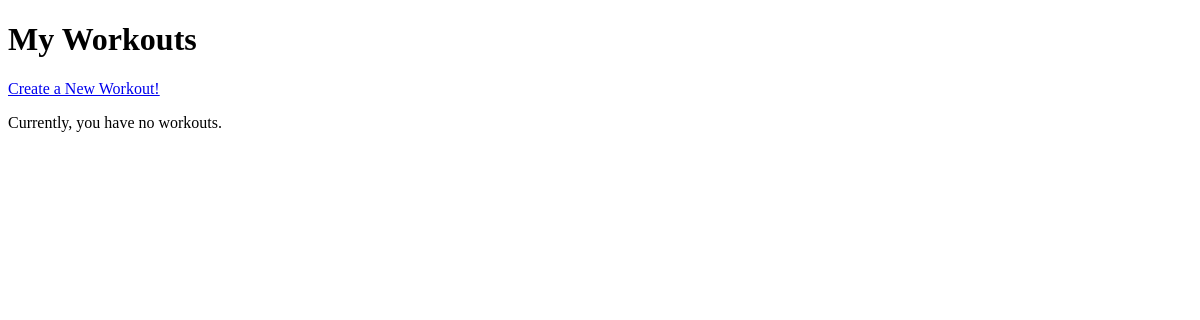
Before: /tracker/workouts/ (signed in) with the older database file.
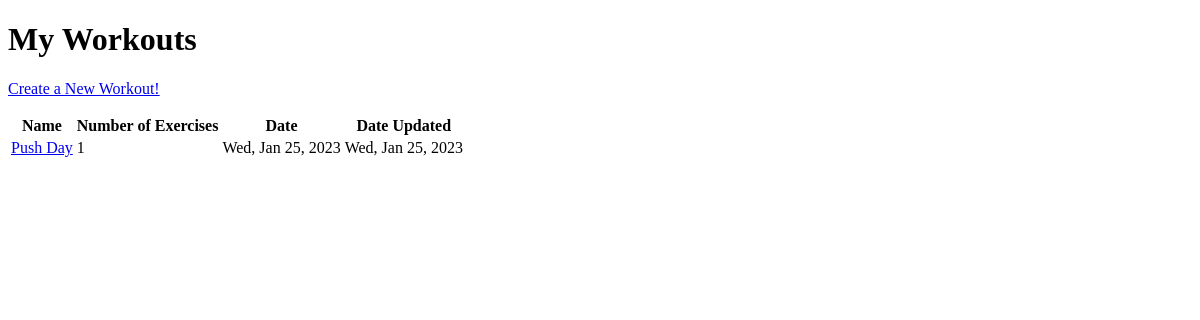
After: the same page with the newer database file.
### tracker/models.py (models this page shows, shortened)
class Workout(models.Model):
    name = models.CharField(max_length=100)
    description = models.TextField(default=None)
    created_on = models.DateTimeField(auto_now_add=True)
    updated_on = models.DateTimeField(auto_now=True)
    user = models.ForeignKey(
        settings.AUTH_USER_MODEL,
        related_name="workouts",
        on_delete=models.CASCADE,
        null=True
    )

### exercises/models.py (models this page shows, shortened)
class Exercise(models.Model):
    created_on = models.DateTimeField(auto_now_add=True)
    name = models.CharField(max_length=150)
    goal = models.CharField(max_length=200)
    sets = models.PositiveSmallIntegerField(default=0)
    reps = models.PositiveSmallIntegerField(default=0)
    weight = models.PositiveSmallIntegerField(default=0)
    met_goal = models.BooleanField(default=False)
    updated_on = models.DateTimeField(auto_now=True)
    workout = models.ForeignKey(
        "tracker.Workout",
        related_name="exercises",
        on_delete=models.CASCADE,
        null=True,
    )
    user = models.ForeignKey(
        settings.AUTH_USER_MODEL,
        related_name="exercises",
        on_delete=models.CASCADE,
    )

### tracker/views.py (the view)
# urls.py: path("workouts/", list_workouts, name="list_workouts"),
@login_required
def list_workouts(request):
    workouts = Workout.objects.filter(user=request.user)
    context = {
        "workouts": workouts,
    }
    return render(request, "tracker/list_workouts.html", context)

### tracker/templates/tracker/list_workouts.html (shortened to what this page needs)
{% extends 'base.html' %}
{% block content %}
    <div>
        <h1>My Workouts</h1>
        <p>
            <a href="{% url 'create_workout' %}">Create a New Workout!</a>
        </p>
        {% if workouts|length == 0 %}
            <p>Currently, you have no workouts.</p>
        {% else %}
            <table>
                <thead>
                    <tr>
                        <th>Name</th>
                        <th>Number of Exercises</th>
                        <th>Date</th>
                        <th>Date Updated</th>
                    </tr>
                </thead>
                <tbody>
                    {% for workout in workouts %}
                        <tr>
                            <td><a href="{% url 'show_my_workout' workout.id %}">{{ workout.name }}</a></td>
                            <td>{{ workout.exercises.all|length }}</td>
                            <td>{{ workout.created_on|date:"D, M j, Y" }}</td>
                            <td>{{ workout.updated_on|date:"D, M j, Y" }}</td>
                        </tr>
                    {% endfor %}
                </tbody>
            </table>
        {% endif %}
    </div>
{% endblock content %}

Changed rows visible on the page:
added Workout: name "Push Day", exercises.all|length "1", created_on "Wed, Jan 25, 2023", updated_on "Wed, Jan 25, 2023"
Other visible differences:
text no longer shown: "Currently, you have no workouts."
text now shown: "Name Number of Exercises Date Date Updated"
